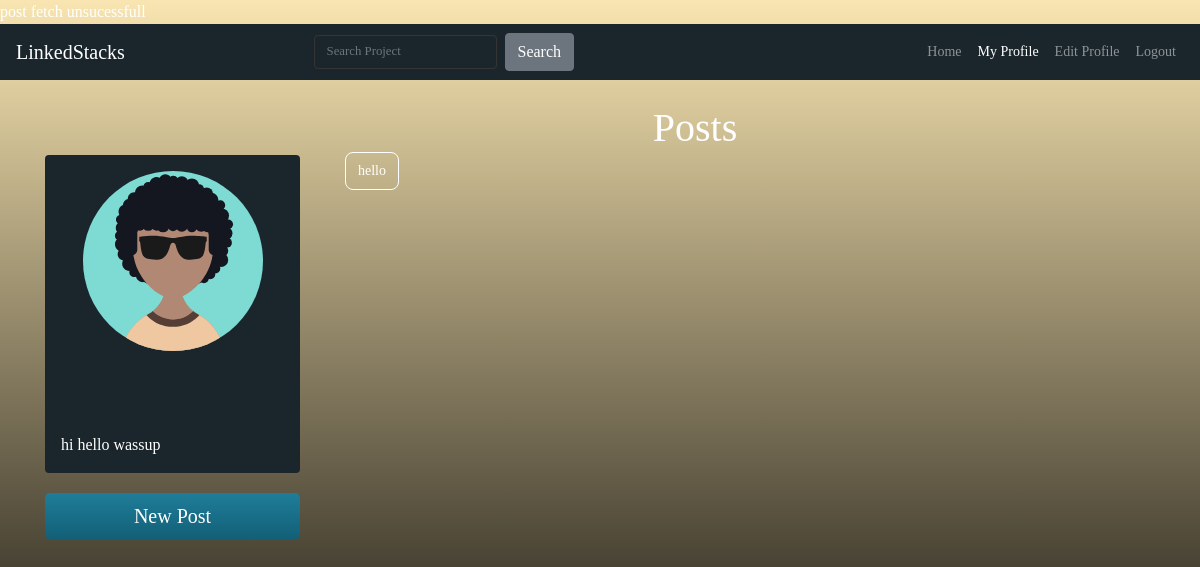
The page /profile.php on the database as committed earlier.
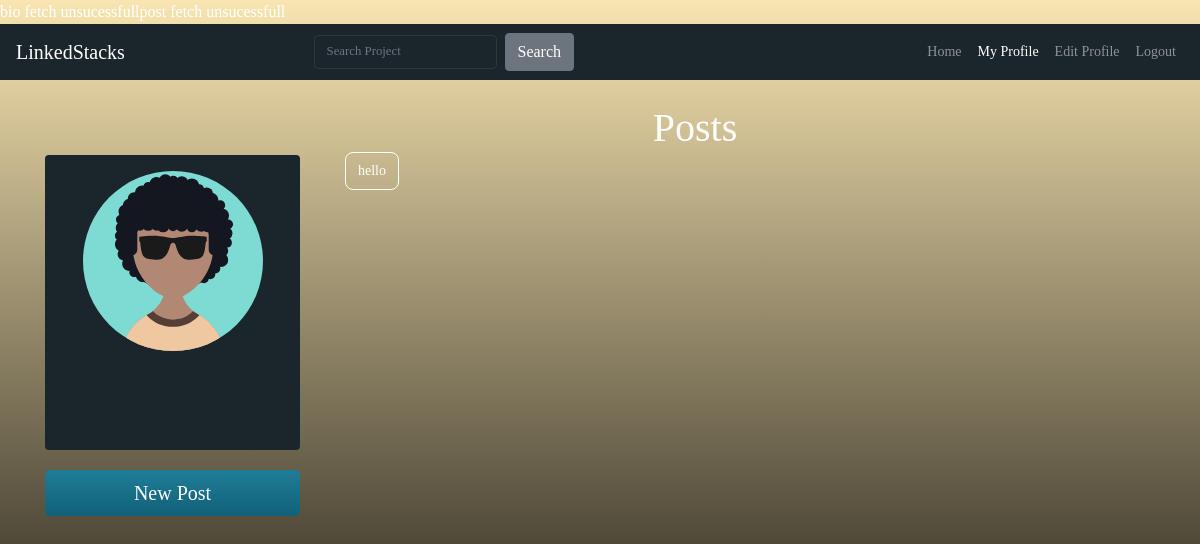
The same page on the database as committed later.
### tables this page shows
CREATE TABLE `bio` (
  `User ID` int NOT NULL,
  `Bio` text NOT NULL,
  `Dept` text NOT NULL,
  `Year` varchar(50) NOT NULL,
  `Likes` int NOT NULL
);

### profile.php (the view, shortened to what this page needs)
<!DOCTYPE html>
<html>
    <link rel="stylesheet" href="https://maxcdn.bootstrapcdn.com/bootstrap/4.0.0/css/bootstrap.min.css">
    <link rel="stylesheet" href="assets/CSS/main.css">
<body class=" profile-bg" style="font-family: OpenSans-Regular; color:white">
<?php
require_once("config.php");
    $user=$_SESSION['User ID'];
    $sql="SELECT * from bio where `User ID` = '$user'";
    $result=mysqli_query($con,$sql);
    if(mysqli_num_rows($result)>0)
    {
                $record=mysqli_fetch_array($result);
    }
    else{
        echo "bio fetch unsucessfull";
    }
    $sql="SELECT * from project where `User ID` = '$user'";
    $postInfo=mysqli_query($con,$sql);
    if(!mysqli_num_rows($postInfo)>0)
    {
        echo "post fetch unsucessfull";
    }
?>
    <nav class="navbar navbar-expand-lg navbar-dark nav">
        <a class="navbar-brand " href="index.php">LinkedStacks</a>
        <div class="collapse navbar-collapse" id="navbarColor01">
          <form class="form-inline my-2 my-lg-0 mr-auto ml-auto">
            <input class="form-control mr-sm-2" type="text" placeholder="Search Project">
            <button class="btn btn-secondary my-2 my-sm-0" type="submit">Search</button>
          </form>
          <ul class="navbar-nav ml-auto align-self-center">
            <li class="nav-item  ">
              <a class="nav-link" href="index.php">Home</a>
            <li class="nav-item active ">
                <a class="nav-link" href="profile.php">My Profile
                </a>
              </li>
              <li class="nav-item ">
                <a class="nav-link" href="editBio.php">Edit Profile
                </a>
              <li class="nav-item  ">
                <a class="nav-link" href="#">Logout
                </a>
              </li>
          </ul>
        </div>
      </nav>
   <div class="container">
       <div class="row mt-lg-4">
           <div class="col-md-3">
               <div class="container profile-bio p-3">
                   <div class="row">
                       <div class="col mr-auto ml-auto" style="margin: auto; max-width: 210px;">
                           <img src="images/avatar/boy-1.svg" style=" max-width: 200px;">
                       </div>
                   </div>
                   <div class="row mt-5">
                       <div class="col">
                       </div>
                   </div>
                   <div class="row mt-3">
                    <div class="col-md-6">
                    </div>
                       <div class="col-md-6">
                       </div>
                   </div>
                   <div class="row mt-3">
                       <div class="col">
                       <?php echo $record['Bio'];
                           ?>
                       </div>
                   </div>
               </div>
               <div >
                <a href="addPost.php"><button type="button" class="btn btn-primary btn-lg">New Post</button></a>
               </div>
           </div>
           <div class="col-md-8 ">
               <div style="text-align: center;">
               <h1>Posts</h1></div>
               <div class="container profile-project-list example" >
                <button type="button" class="btn btn-outline-primary profile-project-list-item-details" ><a href="index.php">hello</a></button>
            </div>
           </div>
       </div>
   </div>
</body>
</html>

Rows that differ between the two databases and show on the page:
removed bio: Bio "hi hello wassup"
Other text that changed with them:
text now shown: "bio fetch unsucessfull"
